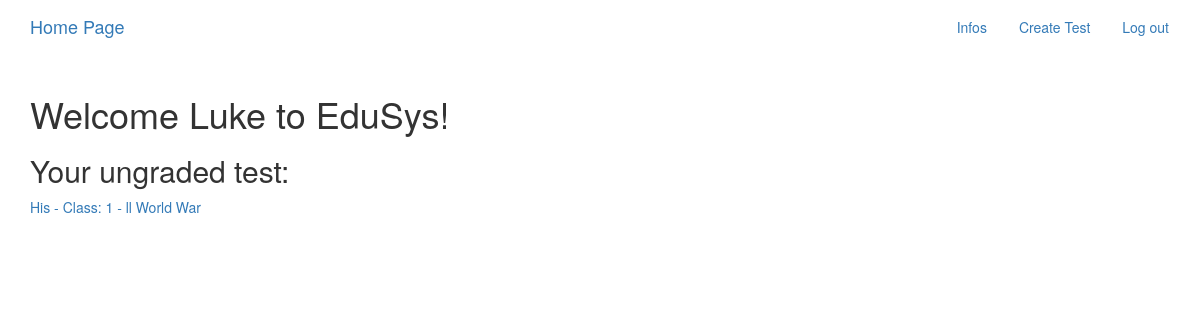
The page / (signed in) on the database as committed earlier.
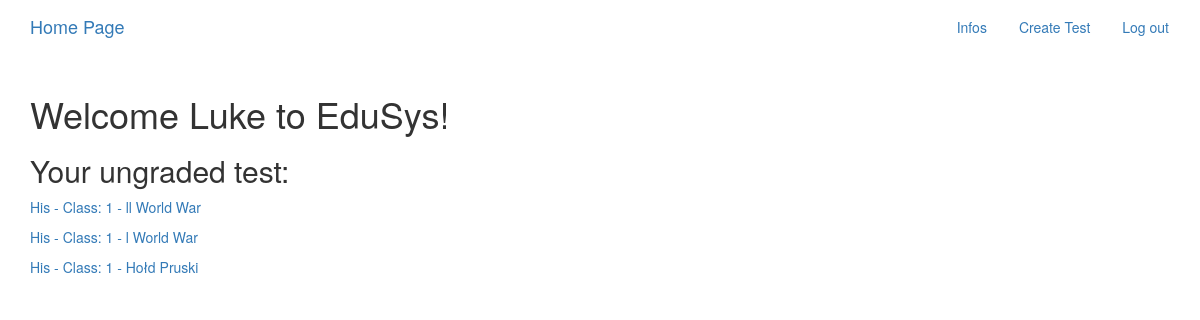
The same page on the database as committed later.
### teacher/models.py (models this page shows, shortened)
class Tests(models.Model):
    teacher = models.ForeignKey(Teacher,on_delete=models.CASCADE, null = True)
    desc = models.CharField(max_length = 50, null = True)
    student = models.ForeignKey(Student, on_delete = models.CASCADE, null = True)
    subject = models.CharField(max_length=10, choices=SUBJECTS, null = True)
    classes = models.ForeignKey(Classes, on_delete = models.CASCADE, null = True)
    class Grades(models.IntegerChoices):
        F = 1
        E = 2
        D = 3
        C = 4
        B = 5
        A = 6
    grade = models.IntegerField(choices = Grades.choices, null = True)

class Teacher(models.Model):
    user = models.OneToOneField(User, on_delete=models.CASCADE)
    teacher = models.BooleanField(default=False)
    subject = models.CharField(max_length=10, choices=SUBJECTS)
    form_teacher = models.CharField(max_length = 5, blank = True ,default = False)
    classes = models.ManyToManyField(Classes, related_name='teacher_classes')

### students/models.py (models this page shows)
class Classes(models.Model):
    name = models.CharField(max_length = 5)
    students = models.ManyToManyField(Student)
    def __str__(self):
        return self.name

### SchoolSystem/views.py (the view)
# urls.py: path('', views.HomePage.as_view(), name = 'home'),
class HomePage(WhichUserMixin, TemplateView):
    def get_template_names(self):
        if self.current_teacher:
            return ['teacher_index.html']
        elif self.current_student:
            return['student_index.html']
        else:
            return ['index.html']
    def get_context_data(self,**kwargs):
        context = super().get_context_data(**kwargs)
        tests = Tests.objects.filter(grade = None, teacher = self.current_teacher)
        ungraded_tests = tests.values_list('classes', 'desc')
        list(ungraded_tests)
        ungraded_tests_classes = []
        for tup in ungraded_tests:
            if tup not in ungraded_tests_classes:
                ungraded_tests_classes.append(tup)
        ungraded_tests = []
        for tup in ungraded_tests_classes:
            ungraded_tests.append(Tests.objects.filter(grade = None, teacher = self.current_teacher, classes = tup[0], desc = tup[1]).first())
        context['ungraded_tests'] = ungraded_tests
        return context

### SchoolSystem/views.py (called while the page is built)
    def get_context_data(self, **kwargs):
        context = super().get_context_data(**kwargs)
        context['current_teacher'] = self.current_teacher
        context['current_student'] = self.current_student
        return context

### teacher/templates/teacher_index.html
{% extends "base.html" %}
{% block content %}
    <h1>Welcome {{user.first_name}} to EduSys!</h1>
    <h2> Your ungraded test: </h2>
    {% for test in ungraded_tests %}
    <p><a href="{% url 'teacher:class' pk=test.classes.pk  %}">{{test.teacher.subject}} - Class: {{test.classes}} - {{test.desc}}</a> </p>
    {% endfor %}
{% endblock %}

Rows that differ between the two databases and show on the page:
added Tests: teacher.subject "His", classes "1", desc "l World War"
added Tests: teacher.subject "His", classes "1", desc "Hołd Pruski"
